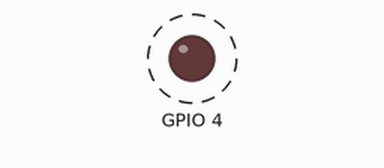
The sketch below on a simulated ESP32. On the bench: output pins drawn as LEDs (lit = HIGH). Dashed ring = blinking.

Above: at 1.0 s.
Timing chart, 0 to 5.7 s (numbered marks = the images above):
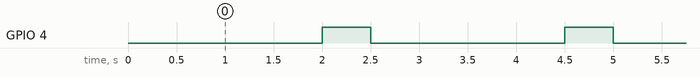

Measured:
- by itself, GPIO 4: alternates HIGH for 0.50 s and LOW for 2.0 s

The sketch:

2_3.ino
```cpp
void setup() {
  pinMode(4, OUTPUT);
}

unsigned long previousMillis = 0;
bool ledState = LOW;

void loop() {
  unsigned long currentMillis = millis();
  if (ledState == HIGH && currentMillis - previousMillis >= 500) {
    previousMillis = currentMillis;
    ledState = LOW;
    digitalWrite(4, ledState);
  }
  else if (ledState == LOW && currentMillis - previousMillis >= 2000) {
    previousMillis = currentMillis;
    ledState = HIGH;
    digitalWrite(4, ledState);
  }
}
```
